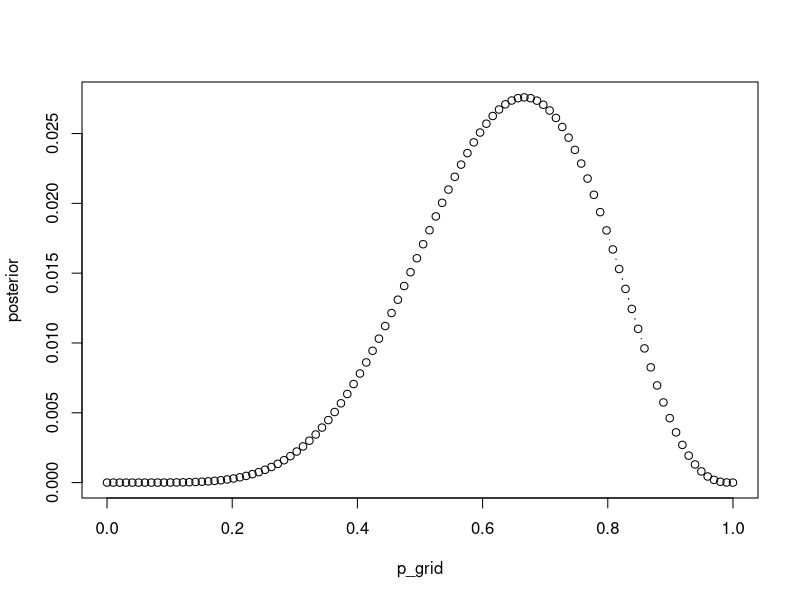
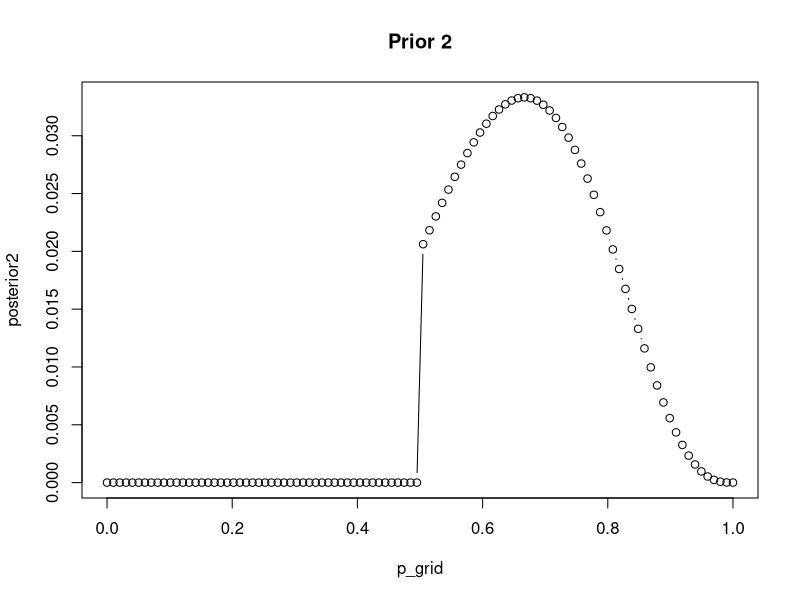
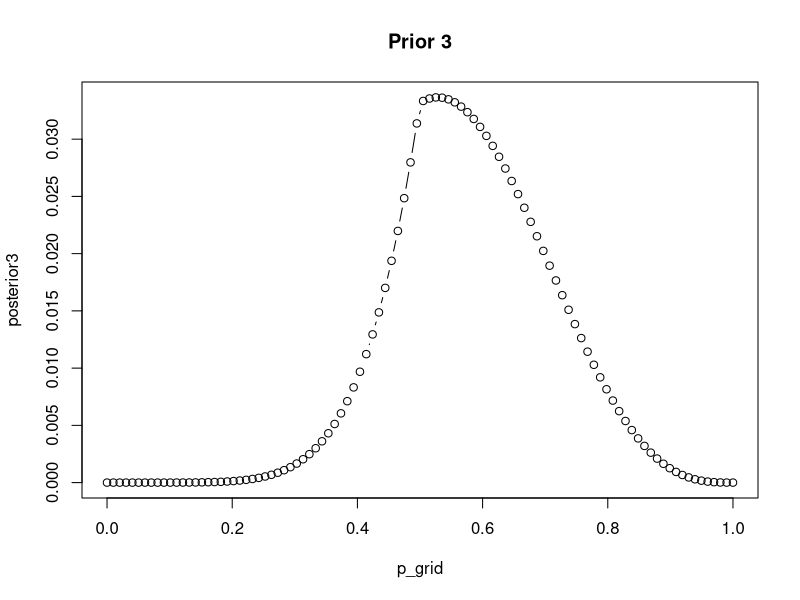

These charts were generated, in order, by the following R code:
## ---- chunk 1
size <- 100

p_grid <- seq(0,1,length.out=size)

prior <- rep(1,size)
prior2 <- ifelse(p_grid<0.5, 0, 1)
prior3 <- exp(-5*(abs(p_grid-0.5)))

successes <- 6
sample_size <- 9

likelihood <- dbinom(x = successes, size = sample_size, prob = p_grid)

unstandardized_posterior <- likelihood*prior

unstandardized_posterior2 <- likelihood*prior2

unstandardized_posterior3 <- likelihood*prior3

posterior <- unstandardized_posterior/sum(unstandardized_posterior)
posterior2 <- unstandardized_posterior2/sum(unstandardized_posterior2)
posterior3 <- unstandardized_posterior3/sum(unstandardized_posterior3)

p_grid[posterior == max(posterior)]

plot(x = p_grid, y = posterior, type = "b")

plot(x = p_grid, y = posterior2, type = "b", main = "Prior 2")

plot(x = p_grid, y = posterior3, type = "b", main = "Prior 3")
